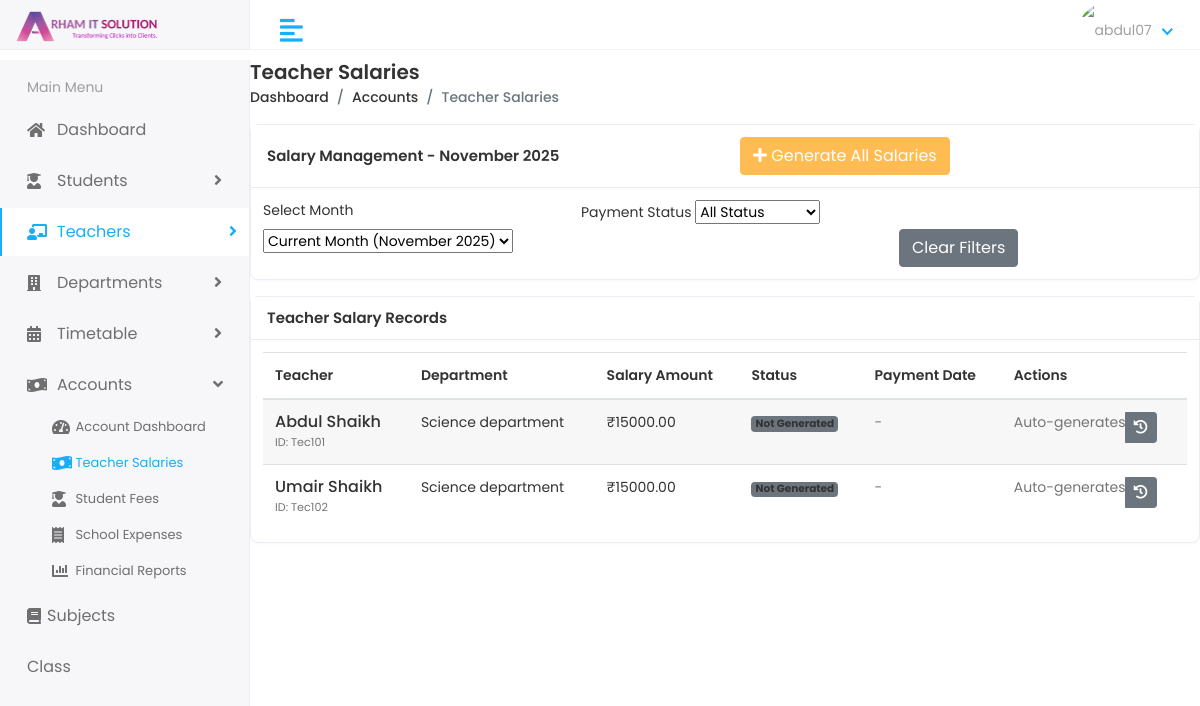
The app's page /salaries/ (signed in) with its own data.
### school/models.py (models this page shows, shortened)
class Teacher(models.Model):
    user = models.OneToOneField(User, on_delete=models.CASCADE)
    teacher_id = models.CharField(max_length=11, unique=True)
    gender = models.CharField(choices=GENDER, max_length=10, blank=True)
    department = models.ForeignKey('Department', on_delete=models.SET_NULL, null=True, related_name='teachers')
    subjects = models.ManyToManyField('Subject', related_name='teachers',blank=True)
    qualification = models.CharField(max_length=100,blank=True,null=True)
    specialization = models.CharField(max_length=100,blank=True,null=True)
    experience = models.CharField(max_length=100,blank=True,null=True)
    joining_date = models.DateField(null=True,blank=True)
    salary = models.DecimalField( max_digits=10,decimal_places=2,null=True,blank=True)
    created_at = models.DateTimeField(auto_now_add=True)
    updated_at = models.DateTimeField(auto_now=True)
    @property
    def get_name(self):
        return self.user.first_name + " "+ self.user.last_name

class User(AbstractUser):
    USER_TYPE_CHOICES = [
        ('admin', 'Admin'),
        ('teacher', 'Teacher'),
        ('student', 'Student')
    ]
    user_type = models.CharField(choices=USER_TYPE_CHOICES, max_length=20, default='student')
    mobile = models.CharField(max_length=15)
    address = models.TextField()
    profile = models.ImageField(upload_to='profile/', null=True, blank=True)
    date_of_birth = models.DateField(null=True, blank=True)

class Department(models.Model):
    department_id = models.CharField(max_length=11, unique=True)
    name = models.CharField(max_length=100,blank=True,null=True)
    hod = models.ForeignKey('Teacher',on_delete=models.SET_NULL, null=True,blank=True, related_name='hod_departments')
    description = models.TextField(blank=True,null=True)
    start_date = models.DateField(null=True,blank=True)
    number_of_students = models.IntegerField(null=True,blank=True)
    number_of_teachers = models.IntegerField(null=True,blank=True)
    email = models.EmailField(null=True,blank=True)
    phone_number = models.CharField(max_length=15,blank=True,null=True)
    office_location = models.CharField(max_length=100,blank=True,null=True)

### school/views.py (the view)
# urls.py: path('salaries/', views.admin_teacher_salaries, name='admin_teacher_salaries'),
@admin_required
def admin_teacher_salaries(request):
    current_month = timezone.now().strftime('%B %Y')
    month_filter = request.GET.get('month', current_month)
    status_filter = request.GET.get('status', '')
    teachers = Teacher.objects.all().select_related('user', 'department')
    teachers_data = []
    for teacher in teachers:
        salary_record = Account.objects.filter(
            transaction_type='teacher_salary',
            teacher=teacher,
            month=month_filter
        ).first()
        teacher_data = {
            'teacher': teacher,
            'base_salary': teacher.salary,
            'salary_record': salary_record,
            'payment_status': salary_record.payment_status if salary_record else 'not_generated',
        }
        if status_filter:
            if status_filter == 'not_generated' and not salary_record:
                teachers_data.append(teacher_data)
            elif status_filter == salary_record.payment_status if salary_record else '':
                teachers_data.append(teacher_data)
        else:
            teachers_data.append(teacher_data)
    months = Account.objects.filter(
        transaction_type='teacher_salary'
    ).values_list('month', flat=True).distinct().order_by('-month')
    context = {
        'teachers_data': teachers_data,
        'current_month': current_month,
        'selected_month': month_filter,
        'selected_status': status_filter,
        'months': months,
    }
    return render(request, 'accounts/admin_teacher_salaries.html', context)

### school/views.py (called while the page is built)
def is_admin(user):
    return user.is_authenticated and user.user_type == 'admin'

def admin_required(view_func):
    @wraps(view_func)
    @login_required(login_url='login_view')
    @user_passes_test(is_admin, login_url='login_view')
    def _wrapped_view(request, *args, **kwargs):
        return view_func(request, *args, **kwargs)
    return _wrapped_view

### templates/accounts/admin_teacher_salaries.html (shortened to what this page needs)
{% extends 'base.html' %}
{% load static %}
{% block content %}
<div class="page-header">
    <div class="row">
        <div class="col-sm-12">
            <h3 class="page-title">Teacher Salaries</h3>
            <ul class="breadcrumb">
                <li class="breadcrumb-item"><a href="{% url 'admin_dashboard' %}">Dashboard</a></li>
                <li class="breadcrumb-item"><a href="{% url 'admin_account_dashboard' %}">Accounts</a></li>
                <li class="breadcrumb-item active">Teacher Salaries</li>
            </ul>
        </div>
    </div>
</div>
<div class="row">
    <div class="col-md-12">
        <div class="card">
            <div class="card-header">
                <div class="row align-items-center">
                    <div class="col-md-6">
                        <h5 class="card-title">Salary Management - {{ selected_month }}</h5>
                    </div>
                    <div class="col-md-6 text-end">
                        <form method="POST" action="{% url 'admin_generate_all_salaries' %}" class="d-inline">
                            <button type="submit" class="btn btn-primary">
                                <i class="fas fa-plus"></i> Generate All Salaries
                            </button>
                        </form>
                    </div>
                </div>
            </div>
            <div class="card-body">
                <form method="GET" class="row g-3">
                    <div class="col-md-4">
                        <label class="form-label">Select Month</label>
                        <select name="month" class="form-select" onchange="this.form.submit()">
                            <option value="{{ current_month }}" {% if selected_month == current_month %}selected{% endif %}>
                                Current Month ({{ current_month }})
                            </option>
                        </select>
                    </div>
                    <div class="col-md-4">
                        <label class="form-label">Payment Status</label>
                        <select name="status" class="form-select" onchange="this.form.submit()">
                            <option value="">All Status</option>
                        </select>
                    </div>
                    <div class="col-md-4">
                        <label class="form-label">&nbsp;</label>
                        <div>
                            <a href="?month={{ selected_month }}" class="btn btn-secondary">Clear Filters</a>
                        </div>
                    </div>
                </form>
            </div>
        </div>
        <div class="card">
            <div class="card-header">
                <h5 class="card-title">Teacher Salary Records</h5>
            </div>
            <div class="card-body">
                <div class="table-responsive">
                    <table class="table table-hover table-striped">
                        <thead>
                            <tr>
                                <th>Teacher</th>
                                <th>Department</th>
                                <th>Salary Amount</th>
                                <th>Status</th>
                                <th>Payment Date</th>
                                <th>Actions</th>
                            </tr>
                        </thead>
                        <tbody>
                            {% for teacher_data in teachers_data %}
                            <tr>
                                <td>
                                    <h6 class="mb-0">{{ teacher_data.teacher.get_name }}</h6>
                                    <small class="text-muted">ID: {{ teacher_data.teacher.teacher_id }}</small>
                                </td>
                                <td>{{ teacher_data.teacher.department.name|default:"N/A" }}</td>
                                <td>₹{{ teacher_data.base_salary|default:"0.00" }}</td>
                                <td>
                                    {% if teacher_data.salary_record %}
                                        <span class="badge {% if teacher_data.payment_status == 'paid' %}bg-success{% else %}bg-warning{% endif %}">
                                            {{ teacher_data.payment_status|title }}
                                        </span>
                                    {% else %}
                                        <span class="badge bg-secondary">Not Generated</span>
                                    {% endif %}
                                </td>
                                <td>
                                    {% if teacher_data.salary_record and teacher_data.salary_record.payment_date %}
                                        {{ teacher_data.salary_record.payment_date|date:"M d, Y" }}
                                    {% else %}
                                        <span class="text-muted">-</span>
                                    {% endif %}
                                </td>
                                <td>
                                    <div class="btn-group btn-group-sm">
                                        {% if teacher_data.salary_record %}
                                            {% if teacher_data.payment_status == 'pending' %}
                                                <form method="POST" action="{% url 'admin_mark_salary_paid' teacher_data.salary_record.id %}" class="d-inline">
                                                    {% csrf_token %}
                                                    <button type="submit" class="btn btn-success" title="Mark as Paid">
                                                        <i class="fas fa-check"></i> Pay
                                                    </button>
                                                </form>
                                            {% else %}
                                                <form method="POST" action="{% url 'admin_mark_salary_pending' teacher_data.salary_record.id %}" class="d-inline">
                                                    {% csrf_token %}
                                                    <button type="submit" class="btn btn-warning" title="Mark as Pending">
                                                        <i class="fas fa-clock"></i> Unpay
                                                    </button>
                                                </form>
                                            {% endif %}
                                            <a href="{% url 'admin_record_salary_payment' teacher_data.salary_record.id %}" class="btn btn-primary" title="Edit Payment">
                                                <i class="fas fa-edit"></i>
                                            </a>
                                            <a href="{% url 'admin_generate_payment_slip' teacher_data.salary_record.id %}" class="btn btn-info" title="Payment Slip" target="_blank">
                                                <i class="fas fa-receipt"></i>
                                            </a>
                                        {% else %}
                                            {% if teacher_data.base_salary and teacher_data.base_salary > 0 %}
                                                <span class="text-muted">Auto-generates</span>
                                            {% else %}
                                                <span class="text-danger">No Salary Set</span>
                                            {% endif %}
                                        {% endif %}
                                        <a href="{% url 'admin_salary_history' teacher_data.teacher.id %}" class="btn btn-secondary" title="View History">
                                            <i class="fas fa-history"></i>
                                        </a>
                                    </div>
                                </td>
                            </tr>
                            {% empty %}
                            <tr>
                                <td colspan="7" class="text-center text-muted">
                                    No teachers found for the selected criteria.
                                </td>
                            </tr>
                            {% endfor %}
                        </tbody>
                    </table>
                </div>
            </div>
        </div>
    </div>
</div>
{% endblock %}

### static/css/style.css (style rules this page uses)
html { height: 100%; }
body { background-color: #fff; color: #333; font-family: 'Poppins', sans-serif; font-size: 0.875rem; height: 100%; line-height: 1.5; overflow-x: hidden; }
h1, h2, h3, h4, h5, h6 { font-family: 'Poppins', sans-serif; margin-top: 0; }
a { color: #009ce7; }
input, button, a { transition: all 0.4s ease; -moz-transition: all 0.4s ease; -o-transition: all 0.4s ease; -ms-transition: all 0.4s ease; -webkit-transition: all 0.4s ease; }
input, input:focus, button, button:focus { outline: none; }
ul, ol { padding: 0px; list-style: none; }
.table { color: #333; max-width: 100%; margin-bottom: 0; width: 100%; }
.table-striped > tbody > tr:nth-of-type(2n+1) { background-color: #f8f9fa; }
.table thead tr th { font-weight: 600; }
.table tbody tr { border-bottom: 1px solid rgba(0, 0, 0, 0.05); }
.table-striped thead tr { border-color: transparent; }
.table-striped tbody tr { border-color: transparent; }
.table-striped tbody tr:nth-of-type(even) { background-color: rgba(255, 255, 255, 0.3); }
.table-striped tbody tr:nth-of-type(odd) { background-color: rgba(235, 235, 235, 0.4); }
.text-muted { color: #757575 !important; }
.btn-primary { background-color: #FFBC53; border: 1px solid #FFBC53; }
.card { border: 1px solid #ececf5; box-shadow: 0 1px 3px 0 rgba(0, 0, 0, 0.03); margin-bottom: 1rem; border-radius: 8px; }
.card-body { padding: 0.75rem; }
.card-header { padding: 0.75rem 1rem; border-bottom: 1px solid #eaeaea; }
.card .card-header { background-color: #fff; border-bottom: 1px solid #eaeaea; }
.card .card-header .card-title { margin-bottom: 0; font-size: 15px; font-weight: 600; }
.page-header { margin-bottom: 1rem; }
.page-header .breadcrumb { background-color: transparent; color: #6c757d; font-size: 0.875rem; font-weight: 500; margin-bottom: 0; padding: 0; }
.page-header .breadcrumb a { color: #333; }
.page-title { font-size: 20px; font-weight: 600; color: #333; margin-bottom: 3px; }

### records on screen
Teacher: teacher.get_name "Abdul Shaikh", teacher.teacher_id "Tec101", teacher.department.name "Science department", base_salary "15000.00", shows "Auto-generates"
Teacher: teacher.get_name "Umair Shaikh", teacher.teacher_id "Tec102", teacher.department.name "Science department", base_salary "15000.00", shows "Auto-generates"

### other values on screen
{{ selected_month }} "November 2025"
